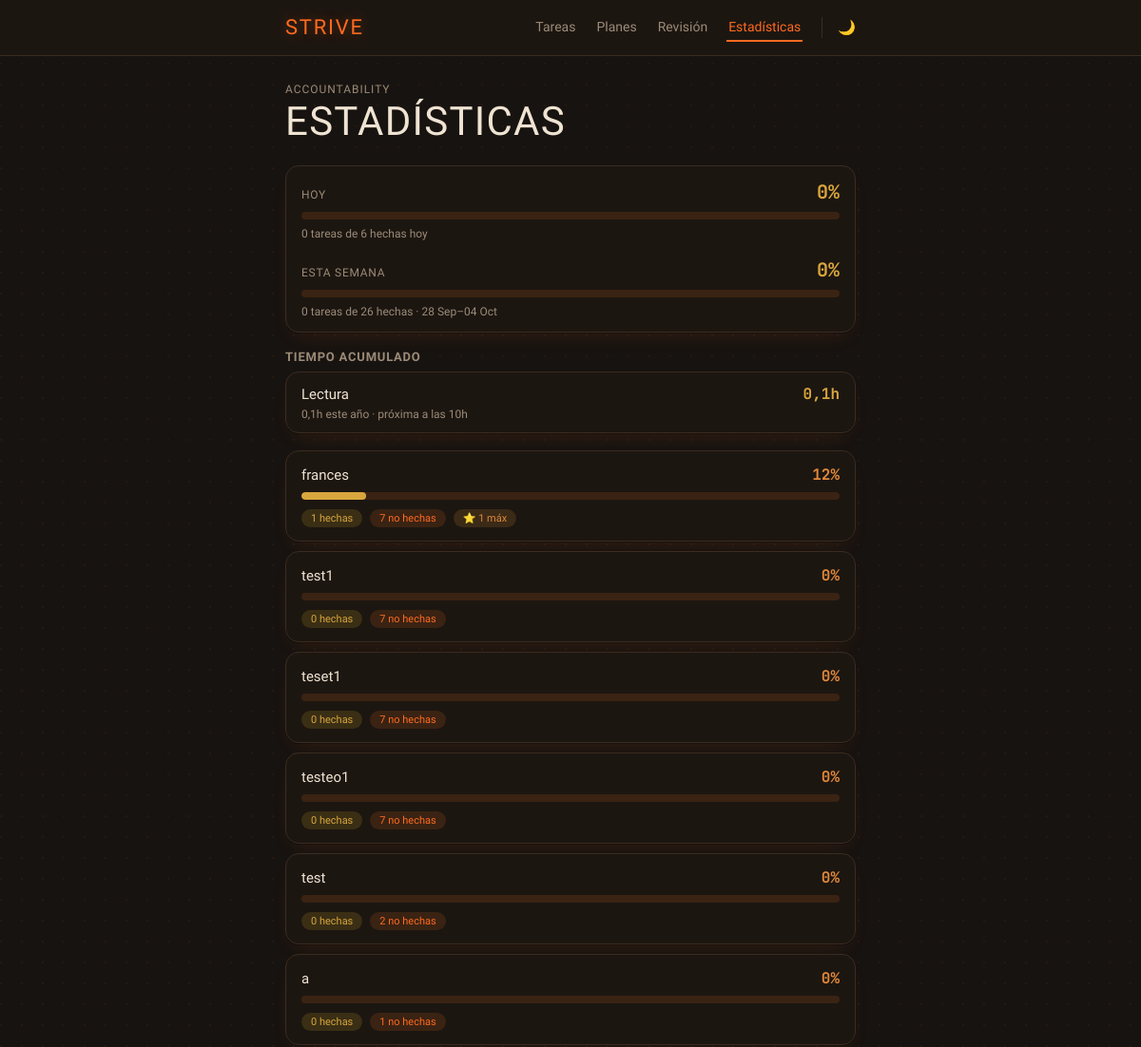
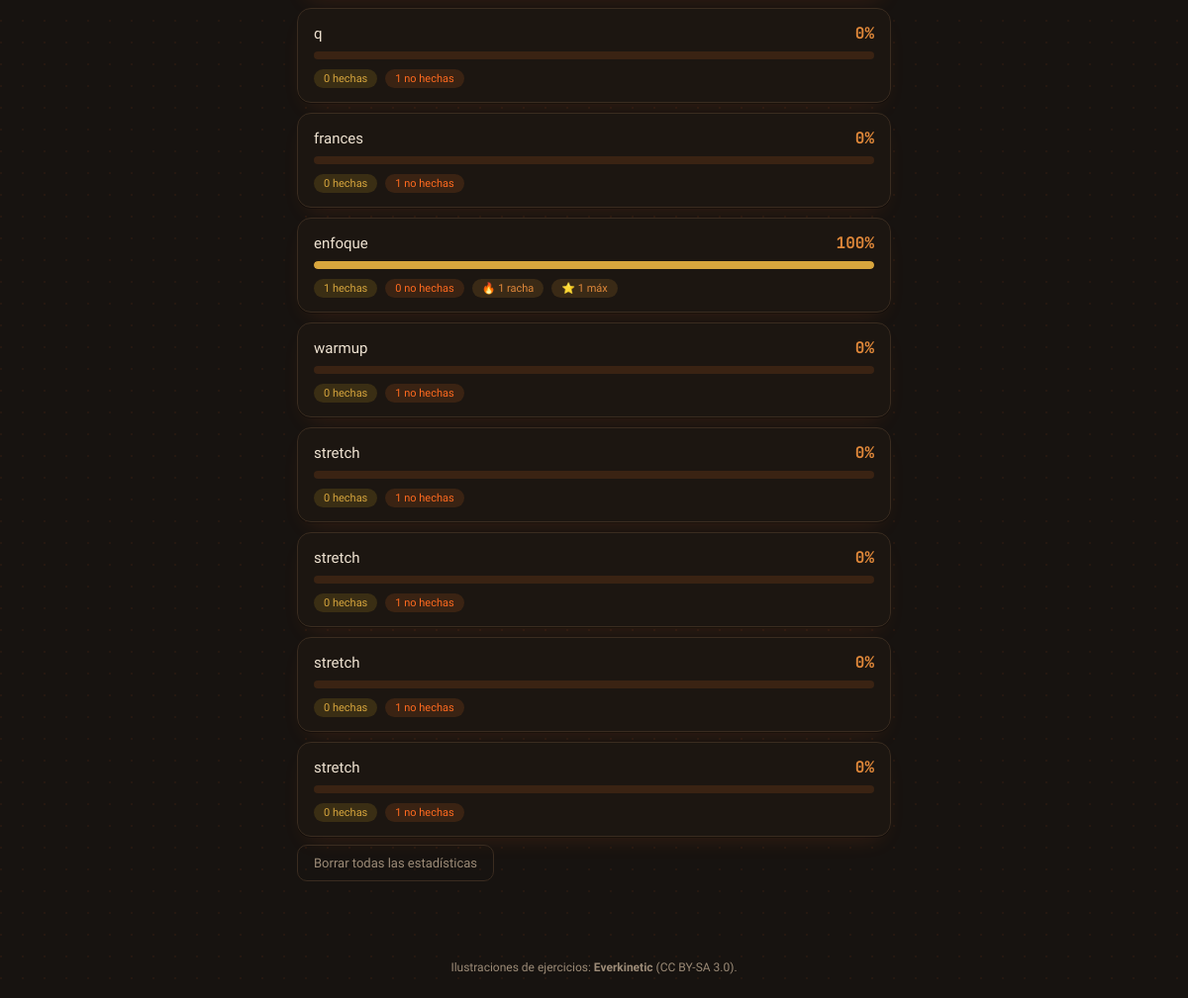
Page /tareas/estadisticas/ on the committed database (2 pictures, top to bottom).
### tasks/models.py (models this page shows, shortened)
class Occurrence(models.Model):
    RESULT_DONE = "done"
    RESULT_NOT_DONE = "not_done"
    RESULT_CHOICES = [
        (RESULT_DONE, "Hecho"),
        (RESULT_NOT_DONE, "No hecho"),
    ]
    task = models.ForeignKey(
        Task, on_delete=models.SET_NULL, null=True, blank=True, related_name="occurrences"
    )
    user = models.ForeignKey(
        settings.AUTH_USER_MODEL, on_delete=models.CASCADE, null=True, blank=True,
        related_name="occurrences",
        help_text="Dueño de la ocurrencia. Ver Task.user para el mismo criterio.",
    )
    series_id = models.UUIDField()
    title = models.CharField(max_length=255)
    result = models.CharField(max_length=10, choices=RESULT_CHOICES)
    due_date = models.DateField(null=True, blank=True)
    auto_expired = models.BooleanField(default=False)
    minutes_watched = models.PositiveIntegerField(
        null=True, blank=True,
        help_text="Solo en tareas de vídeo: minutos reales vistos en el navegador "
                   "(IFrame API de YouTube), no un dato introducido a mano.",
    )
    recorded_at = models.DateTimeField(auto_now_add=True)
    uuid = models.UUIDField(default=uuid.uuid4, editable=False, unique=True)
    updated_at = models.DateTimeField(auto_now=True)
    deleted_at = models.DateTimeField(null=True, blank=True)
    class Meta:
        ordering = ["-recorded_at"]
        constraints = [
            models.UniqueConstraint(
                fields=["series_id", "due_date"],
                condition=models.Q(due_date__isnull=False),
                name="unique_occurrence_per_series_day",
            ),
        ]
    @classmethod
    def streak_stats(cls, series_id):
        occs = list(cls.objects.filter(series_id=series_id).order_by("-recorded_at"))
        current = 0
        for occ in occs:
            if occ.result == cls.RESULT_DONE:
                current += 1
            else:
                break
        max_s = 0
        running = 0
        for occ in reversed(occs):
            if occ.result == cls.RESULT_DONE:
                running += 1
                max_s = max(max_s, running)
            else:
                running = 0
        return {"current_streak": current, "max_streak": max_s}
    @classmethod
    def weekly_completion(cls, user, reference_date=None, series_id=None):
        today = reference_date or timezone.localtime(timezone.now()).date()
        week_start = today - timedelta(days=today.weekday())  # lunes
        week_end = week_start + timedelta(days=6)             # domingo
        occs = cls.objects.filter(user=user, deleted_at__isnull=True)
        if series_id:
            occs = occs.filter(series_id=series_id)
        occs = occs.filter(
            models.Q(due_date__gte=week_start, due_date__lte=week_end)
            | models.Q(
                due_date__isnull=True,
                recorded_at__date__gte=week_start,
                recorded_at__date__lte=week_end,
            )
        )
        pending = Task.objects.filter(
            user=user, deleted_at__isnull=True, is_done=False,
        ).filter(models.Q(due_date__isnull=True) | models.Q(due_date__lte=week_end))
        if series_id:
            pending = pending.filter(series_id=series_id)
        done, total = cls._count_done_total(occs, pending)
        projected = Task.project_pending_series(list(pending), Task.RANGE_WEEK, reference_date=today)
        total += sum(
            len(row["preview_dates"]) + row["extra_count"]
            for row in projected if not row["infinite"]
        )
        return {
            "week_start": week_start,
            "week_end": week_end,
            "done": done,
            "not_done": total - done,
            "total": total,
            "pct": round(100 * done / total) if total else None,
        }
    @classmethod
    def _count_done_total(cls, occs, pending):
        occ_rows = list(
            occs.order_by("recorded_at")
            .values_list("series_id", "due_date", "result", "task_id")
        )
        dated_rows = [r for r in occ_rows if r[1] is not None]
        latest_loose = {}
        for series_id, due_date, result, task_id in occ_rows:
            if due_date is None:
                latest_loose[task_id] = result
        done = sum(1 for r in dated_rows if r[2] == cls.RESULT_DONE)
        done += sum(1 for result in latest_loose.values() if result == cls.RESULT_DONE)
        seen_slots = {(r[0], r[1]) for r in dated_rows}
        seen_tasks = {t_id for t_id, result in latest_loose.items() if result != cls.RESULT_DONE}
        extra = 0
        for t_id, t_series, t_due in pending.values_list("id", "series_id", "due_date"):
            if t_due is not None and (t_series, t_due) in seen_slots:
                continue
            if t_due is None and t_id in seen_tasks:
                continue
            extra += 1
        return done, len(dated_rows) + len(latest_loose) + extra
    @classmethod
    def daily_completion(cls, user, reference_date=None):
        today = reference_date or timezone.localtime(timezone.now()).date()
        occs = cls.objects.filter(user=user, deleted_at__isnull=True).filter(
            models.Q(due_date=today)
            | models.Q(due_date__isnull=True, recorded_at__date=today)
        )
        pending = Task.objects.filter(
            user=user, deleted_at__isnull=True, is_done=False,
        ).filter(models.Q(due_date__isnull=True) | models.Q(due_date__lte=today))
        done, total = cls._count_done_total(occs, pending)
        return {
            "date": today,
            "done": done,
            "total": total,
            "pct": round(100 * done / total) if total else None,
        }

### tasks/views.py (the view)
# urls.py: path("estadisticas/", views.stats_list, name="stats_list"),
def stats_list(request):
    summary = {}
    for occ in Occurrence.objects.filter(user=get_current_user()).order_by("recorded_at"):
        s = summary.setdefault(occ.series_id, {
            "title": occ.title, "done": 0, "not_done": 0, "series_id": occ.series_id,
        })
        s["title"] = occ.title
        if occ.result == Occurrence.RESULT_DONE:
            s["done"] += 1
        else:
            s["not_done"] += 1
    series_list = list(summary.values())
    for s in series_list:
        total = s["done"] + s["not_done"]
        s["total"] = total
        s["success_rate"] = round((s["done"] / total) * 100) if total else 0
        streaks = Occurrence.streak_stats(s["series_id"])
        s["current_streak"] = streaks["current_streak"]
        s["max_streak"] = streaks["max_streak"]
    series_list.sort(key=lambda s: s["total"], reverse=True)
    return render(request, "tasks/stats_list.html", {
        "series_list": series_list,
        "weekly": Occurrence.weekly_completion(get_current_user()),
        "daily": Occurrence.daily_completion(get_current_user()),
        "time_buckets": time_stats.time_totals(get_current_user()),
    })

### tasks/models.py (called while the page is built)
    def custom_days_list(self):
        if not self.custom_days:
            return []
        return [d.strip() for d in self.custom_days.split(",") if d.strip()]

    @classmethod
    def _week_bounds(cls, today):
        start = today - timedelta(days=today.weekday())
        return start, start + timedelta(days=6)

### tasks/time_stats.py (called while the page is built)
def _year_start():
    now = timezone.localtime()
    return now.replace(month=1, day=1, hour=0, minute=0, second=0, microsecond=0)

def _sum_field(queryset, field):
    return queryset.aggregate(total=Sum(field))["total"] or 0

### tasks/utils.py (called while the page is built)
def get_current_user():
    User = get_user_model()
    user, _ = User.objects.get_or_create(
        username=DEFAULT_USERNAME,
        defaults={"is_active": True},
    )
    return user

### todoapp/basic_auth.py (called while the page is built, shortened)
    def __call__(self, request):
        if not settings.BASIC_AUTH_USER or not settings.BASIC_AUTH_PASSWORD:
            return self.get_response(request)

### tasks/templates/tasks/stats_list.html (shortened to what this page needs)
{% extends "tasks/base.html" %}
{% block content %}
<header class="topbar">
    <div class="topbar__title">
        <span class="topbar__eyebrow">accountability</span>
        <h1>Estadísticas</h1>
    </div>
</header>
{% include "tasks/_progress_bars.html" %}
{% if time_buckets %}
<section class="time-totals" aria-label="Tiempo acumulado">
    <h2 class="time-totals__heading">Tiempo acumulado</h2>
    <ul class="time-totals__list">
        {% for key, b in time_buckets.items %}
        <li class="time-card">
            <div class="time-card__top">
                <p class="time-card__title">{{ b.label }}</p>
                <span class="time-card__hours">{{ b.all_time_hours }}h</span>
            </div>
            <p class="time-card__meta">
                {{ b.this_year_hours }}h este año
                {% if b.next_badge_hours %}· próxima a las {{ b.next_badge_hours }}h{% endif %}
            </p>
        </li>
        {% endfor %}
    </ul>
</section>
{% endif %}
{% if series_list %}
<ul class="stats-list">
    {% for s in series_list %}
    <li class="stats-card">
        <a href="{% url 'tasks:stats_detail' s.series_id %}" class="stats-card__link">
            <div class="stats-card__top">
                <p class="stats-card__title">{{ s.title }}</p>
                <span class="stats-card__rate">{{ s.success_rate }}%</span>
            </div>
            <div class="stats-bar">
                <div class="stats-bar__done" style="width:{{ s.success_rate }}%"></div>
            </div>
            <div class="stats-card__counts">
                <span class="count-pill count-pill--done">{{ s.done }} hechas</span>
                <span class="count-pill count-pill--not-done">{{ s.not_done }} no hechas</span>
                {% if s.current_streak > 0 %}
                <span class="count-pill count-pill--streak">🔥 {{ s.current_streak }} racha</span>
                {% endif %}
                {% if s.max_streak > 0 %}
                <span class="count-pill count-pill--max">⭐ {{ s.max_streak }} máx</span>
                {% endif %}
            </div>
        </a>
    </li>
    {% endfor %}
</ul>
<div class="task-form__actions">
    <form action="{% url 'tasks:stats_delete_all' %}" method="post" class="inline-delete"
          onsubmit="return confirm('¿Borrar TODAS las estadísticas? Se perderá el historial de todas las tareas. Esto no se puede deshacer.');">
        <button type="submit" class="ghost-btn ghost-btn--danger">Borrar todas las estadísticas</button>
    </form>
</div>
{% else %}
<p class="empty-state">Todavía no hay historial. Marca tareas como hechas o no hechas para ver tus estadísticas aquí.</p>
{% endif %}
{% endblock %}

### tasks/templates/tasks/base.html (shortened to what this page needs)
{% load static %}
<!DOCTYPE html>
<html lang="es">
<head>
    <link rel="stylesheet" href="{% static 'css/styles.css' %}">
</head>
<body>
    <nav class="site-nav">
        <div class="site-nav__inner">
            <a href="{% url 'tasks:task_list' %}" class="site-nav__brand">STRIVE</a>
            <div class="site-nav__links">
                <a href="{% url 'tasks:task_list' %}" class="{% if request.resolver_match.url_name == 'task_list' %}is-active{% endif %}">Tareas</a>
                <a href="{% url 'tasks:plan_list' %}" class="{% if '/planes' in request.path %}is-active{% endif %}">Planes</a>
                <a href="{% url 'tasks:weekly_review' %}" class="{% if request.resolver_match.url_name == 'weekly_review' %}is-active{% endif %}">Revisión</a>
                <a href="{% url 'tasks:stats_list' %}" class="{% if '/estadisticas' in request.path %}is-active{% endif %}">Estadísticas</a>
                <button type="button" class="theme-toggle" id="theme-toggle" title="Cambiar a modo claro/oscuro" aria-label="Cambiar de tema">🌙</button>
            </div>
        </div>
    </nav>
    <div class="page">
        {% block content %}{% endblock %}
    </div>
    <p class="credits">
        Ilustraciones de ejercicios: <strong>Everkinetic</strong> (CC BY-SA 3.0).
    </p>
</body>
</html>

### tasks/templates/tasks/_progress_bars.html
<section class="week-summary" aria-label="Progreso de hoy y de la semana">
    <div class="week-summary__top">
        <span class="week-summary__label">Hoy</span>
        <span class="week-summary__pct">{% if daily.pct is not None %}{{ daily.pct }}%{% else %}—{% endif %}</span>
    </div>
    <div class="stats-bar"><div class="stats-bar__done" style="width:{{ daily.pct|default:0 }}%"></div></div>
    <p class="week-summary__meta">
        {% if daily.total %}{{ daily.done }} tarea{{ daily.done|pluralize }} de {{ daily.total }} hecha{{ daily.total|pluralize }} hoy{% else %}No hay tareas para hoy{% endif %}
    </p>
    <div class="week-summary__top week-summary__top--second">
        <span class="week-summary__label">Esta semana</span>
        <span class="week-summary__pct">{% if weekly.pct is not None %}{{ weekly.pct }}%{% else %}—{% endif %}</span>
    </div>
    <div class="stats-bar"><div class="stats-bar__done" style="width:{{ weekly.pct|default:0 }}%"></div></div>
    <p class="week-summary__meta">
        {% if weekly.total %}{{ weekly.done }} tarea{{ weekly.done|pluralize }} de {{ weekly.total }} hecha{{ weekly.total|pluralize }} · {{ weekly.week_start|date:"d M" }}–{{ weekly.week_end|date:"d M" }}
        {% else %}No hay tareas esta semana{% endif %}
    </p>
</section>

### rows in the picture
Occurrence: title "frances"
Occurrence: title "test1"
Occurrence: title "teset1"
Occurrence: title "testeo1"
Occurrence: title "test"
Occurrence: title "frances"
Occurrence: title "enfoque"
Occurrence: title "warmup"
Occurrence: title "stretch"
Occurrence: title "stretch"
Occurrence: title "stretch"
Occurrence: title "stretch"

### other values in the picture
{{ daily.pct }} "0"
{{ daily.done }} "0"
{{ daily.total }} "6"
{{ weekly.pct }} "0"
{{ weekly.done }} "0"
{{ weekly.total }} "26"
{{ weekly.week_start|date:"d M" }} "28 Sep"
{{ weekly.week_end|date:"d M" }} "04 Oct"
{{ b.label }} "Lectura"
{{ b.all_time_hours }} "0,1"
{{ b.this_year_hours }} "0,1"
{{ b.next_badge_hours }} "10"
{{ s.success_rate }} "12" "0" "0" "0" "0" "0" "0" "0" "100" "0" "0" "0" "0" "0"
{{ s.done }} "1" "0" "0" "0" "0" "0" "0" "0" "1" "0" "0" "0" "0" "0"
{{ s.not_done }} "7" "7" "7" "7" "2" "1" "1" "1" "0" "1" "1" "1" "1" "1"
